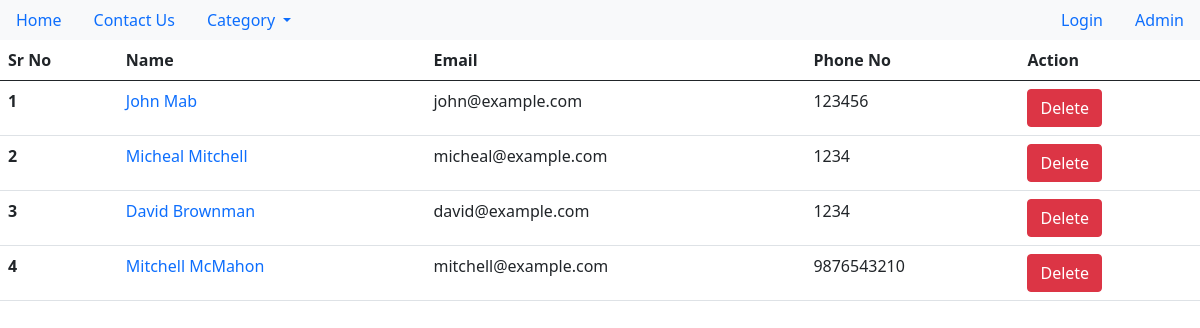
The page /authors/authors-all/ on the database its author committed.
### authors/models.py (models this page shows)
class AuthorDetailsModel(models.Model):
    user = models.OneToOneField(User, on_delete=models.CASCADE)
    phone_no = models.CharField(max_length=15, null=True)
    image = models.ImageField(null=True, blank=True)
    specialized_in = models.CharField(null=True, blank=True, max_length=200)

### authors/views.py (the view)
# urls.py: path('authors-all/', AllAuthorsView.as_view(), name="all-authors"),
class AllAuthorsView(TemplateView):
    template_name = 'authors/view_authors.html'
    def get_context_data(self, **kwargs):
        context = super().get_context_data(**kwargs)
        context['authors'] = AuthorDetailsModel.objects.all()
        return context

### authors/templates/authors/view_authors.html (shortened to what this page needs)
{% extends 'articles/base.html' %}
{% block content %}
<table class="table">
    <thead>
      <tr>
        <th scope="col">Sr No</th>
        <th scope="col">Name</th>
        <th scope="col">Email</th>
        <th scope="col">Phone No</th>
        <th scope="col">Action</th>
      </tr>
    </thead>
    <tbody>
      {% for member in authors %}
        <tr>
            <th scope="row">{{forloop.counter}}</th>
            <td><a href="{% url 'author-profile' member.id %}" style="text-decoration: none;">{{member.user.get_full_name}}</a></td>
            <td>{{member.user.email}}</td>
            <td>{{member.phone_no}}</td>
            <td><a href="{% url 'delete-author' member.id %}"><button class="btn btn-danger">Delete</button></a></td>
        </tr>
      {% endfor %}
    </tbody>
  </table>
{% endblock %}

### rows shown on the page
AuthorDetailsModel: user.get_full_name "John Mab", user.email "john@example.com", phone_no "123456"
AuthorDetailsModel: user.get_full_name "Micheal Mitchell", user.email "micheal@example.com", phone_no "1234"
AuthorDetailsModel: user.get_full_name "David Brownman", user.email "david@example.com", phone_no "1234"
AuthorDetailsModel: user.get_full_name "Mitchell McMahon", user.email "mitchell@example.com", phone_no "9876543210"
